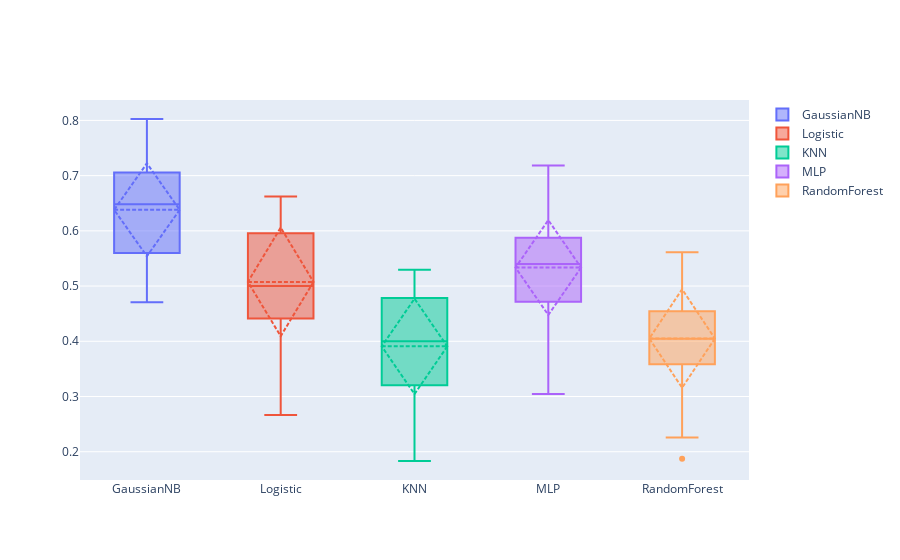

Notebook code cell kept with this figure:
### Code cell
model_names = ['GaussianNB', 'Logistic', 'KNN', 'MLP', 'RandomForest']

fig = go.Figure()
for i, model_name in enumerate(model_names):
    fig.add_trace(
        go.Box(
            y = all_scores[i],
            name = model_name,
            boxmean='sd' # represent mean and standard deviation
    ))
fig.update_layout(height = 500)
fig.show()
